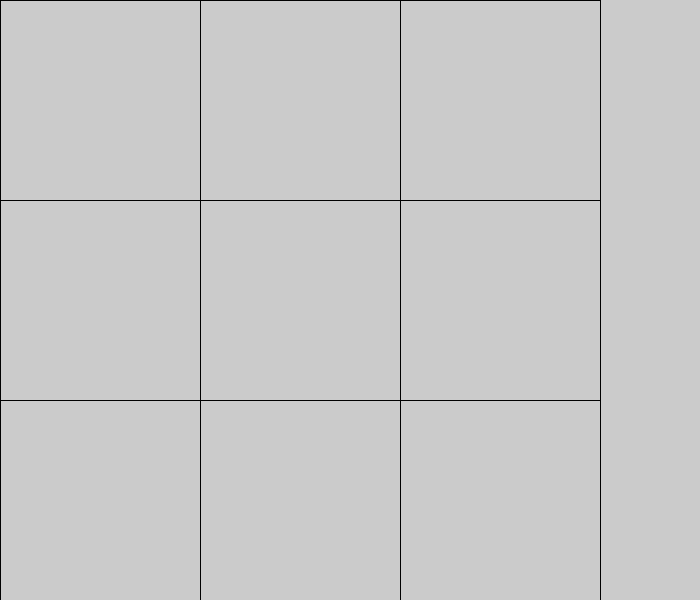
Frame 1 (no input)
Frame 60 (the mouse pressed at the canvas centre just before this capture): identical to frame 1, image omitted
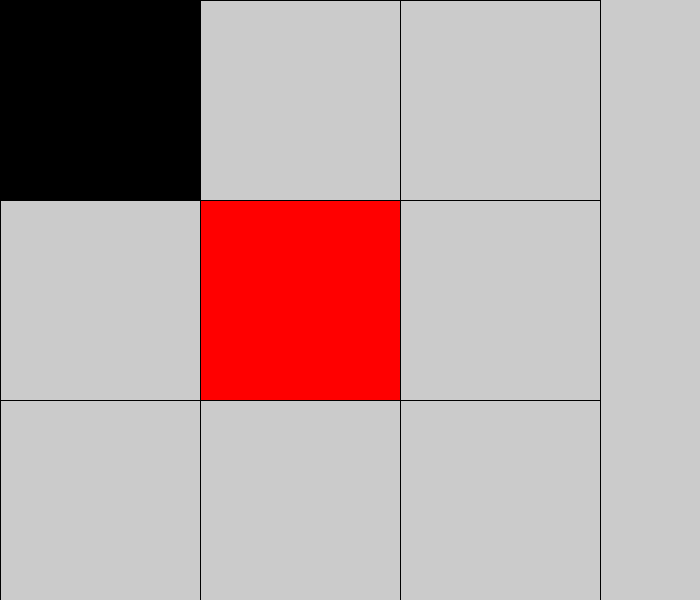
Frame 120 (the mouse held since frame 60 and released just before this capture)

The Processing sketch that drew these frames (run headless with seeded random() and noise(); from frame 60 on, the mouse is pressed at the canvas centre):

// Processing sketch: tictactao_ai_mullti
// ── tictactao_ai_mullti.pde
int turn=1;
int []computer={0,0};
int count=0;
int whowin=0;
int [][] array = new int[3][3];
color [] myColor = new color[3];
int [][] rule= {{0,1,2},{3,4,5},{6,7,8},{0,3,6},{1,4,7},{2,5,8},{0,4,8},{2,4,6}};
int [][] value = new int[3][3];
void clear(int w,int h,int [][] array,int value){
  for(int i=0;i<w;i++){
    for(int j=0;j<h;j++){
      array[i][j]=value;
    }
  }
}
void setup(){
  size(700,600);
  clear(3,3,array,0);
  myColor[0]=color(203,203,203);
  myColor[1]=color(255,0,0);
  myColor[2]=color(0,0,0);
  turn=1;count=0;whowin=0;
}
void draw(){
  if(mouseX>600){
    setup();
  }else if(whowin>0){
    return;
  }
  if(turn==2){
    ai(turn);
  }
  background(203);
  for(int i=0;i<3;i++){
    for(int j=0;j<3;j++){
      fill(myColor[array[i][j]]);
      rect(i*200,j*200,200,200);
    }
  }
}
void ai(int turn){
  int maxval=-1,maxi=0,maxj=0;
  clear(3,3,value,1);
  for(int r=0;r<8;r++){
    int []sum={0,0,0};
    for(int i=0;i<3;i++){
      int nowcolor=array[rule[r][i]%3][rule[r][i]/3];
      sum[nowcolor]++;
    }
    if(sum[turn]==2){//almost win
      for(int i=0;i<3;i++){
        int pos=rule[r][i];
        if(array[pos%3][pos/3]==0){
          //win!!!
          maxval=10000;
          maxi=pos%3;maxj=pos/3;
        }
      }
    }else if(sum[3-turn]==2){//almost lose
      for(int i=0;i<3;i++){
        int pos=rule[r][i];
        if(array[pos%3][pos/3]==0){
          //defense!
          maxval=5000;
          maxi=pos%3;maxj=pos/3;
        }
      }
    }else if(sum[0]>=2){
      for(int i=0;i<3;i++){
        int pos=rule[r][i];
        value[pos%3][pos/3]+=sum[0];//add weightr
      }
    }
  }
  for(int i=0;i<3;i++){
    for(int j=0;j<3;j++){
      if(array[i][j]==0 && maxval<value[i][j]){
        maxval=value[i][j];
        maxi=i;maxj=j;
      }
    }
  }
  see(maxi,maxj);
}
void win(int who){
  whowin=who;
  fill(myColor[who]);
  rect(0,0,600,600);
}
void decideWinLose(int who){
  for(int r=0;r<8;r++){
    int sum=0;
    for(int i=0;i<3;i++){
      if(array[rule[r][i]%3][rule[r][i]/3]==who) sum++;
    }
    if(sum==3){
      win(who);
      break;
    }
  }
}
void see(int i, int j){
  if(array[i][j]==0){
    array[i][j]=turn;
    decideWinLose(turn);

    turn=3-turn;
    count++;
  }
}
void mousePressed(){
  if(count>=9){ setup();return;}
  if(mouseX>600 && mouseY<100){
    turn=2;//computer first
  }else if(mouseX>50 && mouseY<200){
    turn=1;//human first
  }
  if(mouseX<600){
    see(mouseX/200,mouseY/200);
  }
  draw();
}
